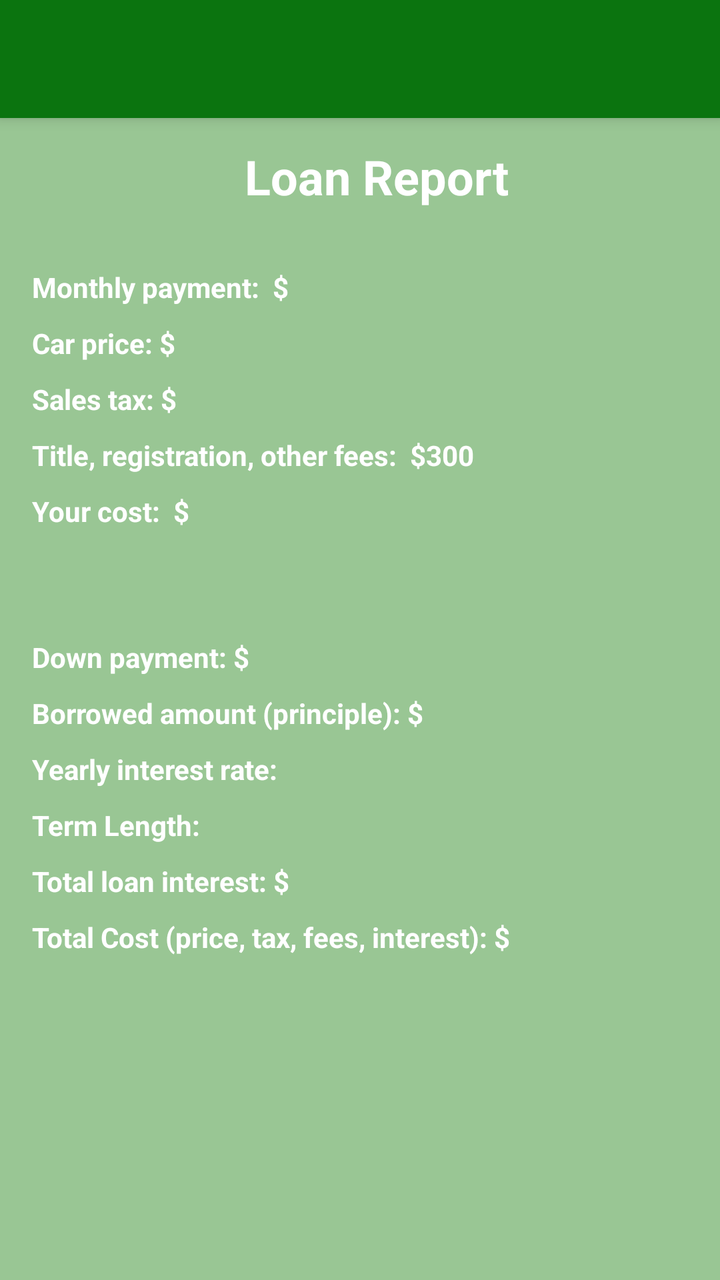
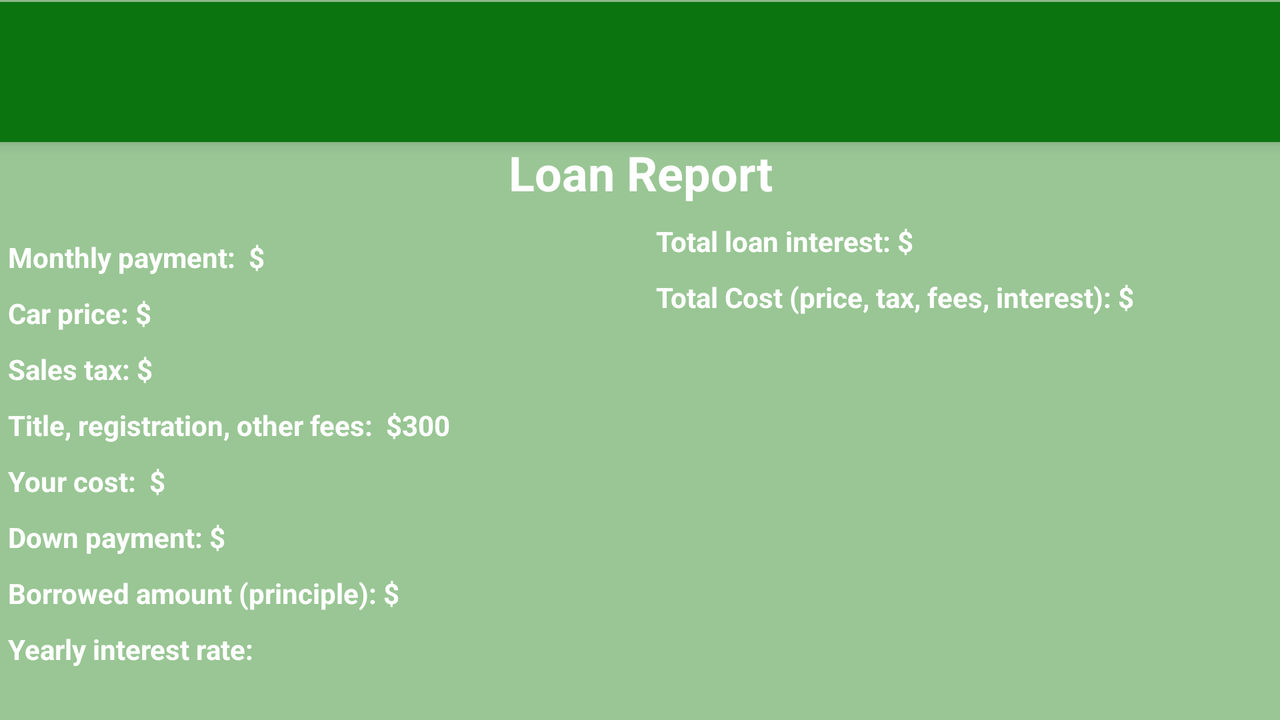

An Android layout and its configuration variant, each rendered on a device that would load it. The default file and the variant file are quoted in full after the pictures.
<!-- AndroidManifest.xml: application theme Theme.AppCompat.Light.NoActionBar -->
<!-- res/layout/activity_report.xml -->
<?xml version="1.0" encoding="utf-8"?>
<android.support.constraint.ConstraintLayout xmlns:android="http://schemas.android.com/apk/res/android"
    xmlns:app="http://schemas.android.com/apk/res-auto"
    xmlns:tools="http://schemas.android.com/tools"
    android:layout_width="match_parent"
    android:layout_height="match_parent"
    android:background="@color/colorPrimary"
    tools:context="lab4.android.wku.edu.autopurchase.report">

    <android.support.v7.widget.Toolbar
        android:id="@+id/my_toolbar"
        android:layout_width="0dp"
        android:layout_height="59dp"
        android:background="@color/colorPrimaryDark"
        android:elevation="4dp"
        android:theme="@style/ThemeOverlay.AppCompat.ActionBar"
        android:icon="@drawable/car_sedan2"
        app:layout_constraintEnd_toEndOf="parent"
        app:layout_constraintStart_toStartOf="parent"
        app:layout_constraintTop_toTopOf="parent"
        app:popupTheme="@style/ThemeOverlay.AppCompat.Light" />


    <LinearLayout
        android:layout_width="match_parent"
        android:layout_height="510dp"
        android:layout_marginLeft="16dp"
        android:layout_marginTop="56dp"
        android:orientation="vertical"
        android:paddingBottom="50dp"
        app:layout_constraintLeft_toLeftOf="parent"
        app:layout_constraintTop_toTopOf="parent">

        <TextView
            android:id="@+id/textView"
            android:layout_width="match_parent"
            android:layout_height="62dp"
            android:layout_marginTop="16dp"
            android:text="Loan Report"
            android:textAlignment="center"
            android:textColor="@android:color/white"
            android:textSize="24sp"
            android:textStyle="bold"
            app:layout_constraintLeft_toLeftOf="parent"
            app:layout_constraintRight_toRightOf="parent"
            app:layout_constraintTop_toTopOf="parent" />

        <TextView
            android:id="@+id/monthly"
            android:layout_width="match_parent"
            android:layout_height="28dp"
            android:text="Monthly payment:  $"
            android:textColor="@android:color/white"
            android:textStyle="bold"
            tools:layout_editor_absoluteX="92dp"
            tools:layout_editor_absoluteY="138dp" />

        <TextView
            android:id="@+id/price"
            android:layout_width="match_parent"
            android:layout_height="28dp"
            android:text="Car price: $"
            android:textColor="@android:color/white"
            android:textStyle="bold"
            tools:layout_editor_absoluteX="92dp"
            tools:layout_editor_absoluteY="110dp" />

        <TextView
            android:id="@+id/tax"
            android:layout_width="match_parent"
            android:layout_height="28dp"
            android:text="Sales tax: $"
            android:textColor="@android:color/white"
            android:textStyle="bold"
            tools:layout_editor_absoluteX="92dp"
            tools:layout_editor_absoluteY="110dp" />

        <TextView
            android:id="@+id/fees"
            android:layout_width="match_parent"
            android:layout_height="28dp"
            android:text="Title, registration, other fees:  $300"
            android:textColor="@android:color/white"
            android:textStyle="bold"
            tools:layout_editor_absoluteX="92dp"
            tools:layout_editor_absoluteY="110dp" />

        <TextView
            android:id="@+id/yourCost"
            android:layout_width="match_parent"
            android:layout_height="28dp"
            android:text="Your cost:  $"
            android:textColor="@android:color/white"
            android:textStyle="bold"
            tools:layout_editor_absoluteX="92dp"
            tools:layout_editor_absoluteY="110dp" />

        <Space
            android:layout_width="match_parent"
            android:layout_height="45dp"
            android:padding="10dp"
            android:paddingBottom="200dp"
            android:paddingTop="200dp" />

        <TextView
            android:id="@+id/down"
            android:layout_width="match_parent"
            android:layout_height="28dp"
            android:text="Down payment: $"
            android:textColor="@android:color/white"
            android:textStyle="bold"
            tools:layout_editor_absoluteX="92dp"
            tools:layout_editor_absoluteY="110dp" />

        <TextView
            android:id="@+id/borrowed"
            android:layout_width="match_parent"
            android:layout_height="28dp"
            android:text="Borrowed amount (principle): $"
            android:textColor="@android:color/white"
            android:textStyle="bold"
            tools:layout_editor_absoluteX="92dp"
            tools:layout_editor_absoluteY="110dp" />

        <TextView
            android:id="@+id/rate"
            android:layout_width="match_parent"
            android:layout_height="28dp"
            android:text="Yearly interest rate:"
            android:textColor="@android:color/white"
            android:textStyle="bold"
            tools:layout_editor_absoluteX="92dp"
            tools:layout_editor_absoluteY="110dp" />

        <TextView
            android:id="@+id/term"
            android:layout_width="match_parent"
            android:layout_height="28dp"
            android:text="Term Length: "
            android:textColor="@android:color/white"
            android:textStyle="bold"
            tools:layout_editor_absoluteX="92dp"
            tools:layout_editor_absoluteY="110dp" />

        <TextView
            android:id="@+id/totalInterest"
            android:layout_width="match_parent"
            android:layout_height="28dp"
            android:text="Total loan interest: $"
            android:textColor="@android:color/white"
            android:textStyle="bold"
            tools:layout_editor_absoluteX="92dp"
            tools:layout_editor_absoluteY="110dp" />

        <TextView
            android:id="@+id/totalCost"
            android:layout_width="match_parent"
            android:layout_height="44dp"
            android:text="Total Cost (price, tax, fees, interest): $"
            android:textColor="@android:color/white"
            android:textStyle="bold"
            tools:layout_editor_absoluteX="92dp"
            tools:layout_editor_absoluteY="110dp" />


    </LinearLayout>

</android.support.constraint.ConstraintLayout>
<!-- resources referenced by this layout -->
<resources>
  <color name="colorPrimary">#99c694</color>
  <color name="colorPrimaryDark">#0b740f</color>
</resources>
<!-- res/layout-land/activity_report.xml (the repository's variant of the layout above) -->
<!-- drawn on the phone turned sideways -->
<?xml version="1.0" encoding="utf-8"?>
<android.support.constraint.ConstraintLayout xmlns:android="http://schemas.android.com/apk/res/android"
    xmlns:app="http://schemas.android.com/apk/res-auto"
    xmlns:tools="http://schemas.android.com/tools"
    android:layout_width="match_parent"
    android:layout_height="match_parent"
    android:background="@color/colorPrimary"
    tools:context="lab4.android.wku.edu.autopurchase.report">


    <android.support.v7.widget.Toolbar
        android:id="@+id/my_toolbar"
        android:layout_width="0dp"
        android:layout_height="70dp"
        android:layout_marginBottom="39dp"
        android:background="@color/colorPrimaryDark"
        android:elevation="4dp"
        android:icon="@drawable/car_sedan2"
        android:theme="@style/ThemeOverlay.AppCompat.ActionBar"
        app:layout_constraintBottom_toTopOf="@+id/linearLayout4"
        app:layout_constraintEnd_toEndOf="parent"
        app:layout_constraintHorizontal_bias="0.0"
        app:layout_constraintLeft_toLeftOf="parent"
        app:layout_constraintRight_toRightOf="parent"
        app:layout_constraintStart_toStartOf="parent"
        app:layout_constraintTop_toTopOf="parent"
        app:popupTheme="@style/ThemeOverlay.AppCompat.Light" />

    <TextView
        android:id="@+id/textView"
        android:layout_width="match_parent"
        android:layout_height="35dp"
        android:layout_marginBottom="8dp"
        android:layout_marginTop="64dp"
        android:text="Loan Report"
        android:textAlignment="center"
        android:textColor="@android:color/white"
        android:textSize="24sp"
        android:textStyle="bold"
        app:layout_constraintBottom_toTopOf="@+id/linearLayout3"
        app:layout_constraintHorizontal_bias="1.0"
        app:layout_constraintLeft_toLeftOf="parent"
        app:layout_constraintRight_toRightOf="parent"
        app:layout_constraintTop_toTopOf="parent" />

    <LinearLayout
        android:id="@+id/linearLayout3"
        android:layout_width="0dp"
        android:layout_height="264dp"
        android:layout_marginEnd="12dp"
        android:layout_marginStart="4dp"
        android:layout_marginTop="8dp"
        android:orientation="vertical"
        android:paddingBottom="50dp"
        app:layout_constraintEnd_toStartOf="@+id/linearLayout4"
        app:layout_constraintStart_toStartOf="parent"
        app:layout_constraintTop_toTopOf="@+id/linearLayout4">

        <TextView
            android:id="@+id/monthly"
            android:layout_width="match_parent"
            android:layout_height="28dp"
            android:text="Monthly payment:  $"
            android:textColor="@android:color/white"
            android:textStyle="bold"
            tools:layout_editor_absoluteX="92dp"
            tools:layout_editor_absoluteY="138dp" />

        <TextView
            android:id="@+id/price"
            android:layout_width="match_parent"
            android:layout_height="28dp"
            android:text="Car price: $"
            android:textColor="@android:color/white"
            android:textStyle="bold"
            tools:layout_editor_absoluteX="92dp"
            tools:layout_editor_absoluteY="110dp" />

        <TextView
            android:id="@+id/tax"
            android:layout_width="match_parent"
            android:layout_height="28dp"
            android:text="Sales tax: $"
            android:textColor="@android:color/white"
            android:textStyle="bold"
            tools:layout_editor_absoluteX="92dp"
            tools:layout_editor_absoluteY="110dp" />

        <TextView
            android:id="@+id/fees"
            android:layout_width="match_parent"
            android:layout_height="28dp"
            android:text="Title, registration, other fees:  $300"
            android:textColor="@android:color/white"
            android:textStyle="bold"
            tools:layout_editor_absoluteX="92dp"
            tools:layout_editor_absoluteY="110dp" />

        <TextView
            android:id="@+id/yourCost"
            android:layout_width="match_parent"
            android:layout_height="28dp"
            android:text="Your cost:  $"
            android:textColor="@android:color/white"
            android:textStyle="bold"
            tools:layout_editor_absoluteX="92dp"
            tools:layout_editor_absoluteY="110dp" />

        <TextView
            android:id="@+id/down"
            android:layout_width="match_parent"
            android:layout_height="28dp"
            android:text="Down payment: $"
            android:textColor="@android:color/white"
            android:textStyle="bold"
            tools:layout_editor_absoluteX="92dp"
            tools:layout_editor_absoluteY="110dp" />

        <TextView
            android:id="@+id/borrowed"
            android:layout_width="match_parent"
            android:layout_height="28dp"
            android:text="Borrowed amount (principle): $"
            android:textColor="@android:color/white"
            android:textStyle="bold"
            tools:layout_editor_absoluteX="92dp"
            tools:layout_editor_absoluteY="110dp" />

        <TextView
            android:id="@+id/rate"
            android:layout_width="match_parent"
            android:layout_height="28dp"
            android:text="Yearly interest rate:"
            android:textColor="@android:color/white"
            android:textStyle="bold"
            tools:layout_editor_absoluteX="92dp"
            tools:layout_editor_absoluteY="110dp" />

        <TextView
            android:id="@+id/term"
            android:layout_width="match_parent"
            android:layout_height="28dp"
            android:text="Term Length: "
            android:textColor="@android:color/white"
            android:textStyle="bold"
            tools:layout_editor_absoluteX="92dp"
            tools:layout_editor_absoluteY="110dp" />


    </LinearLayout>

    <LinearLayout
        android:id="@+id/linearLayout4"
        android:layout_width="0dp"
        android:layout_height="247dp"
        android:layout_marginBottom="1dp"
        android:orientation="vertical"
        app:layout_constraintBottom_toBottomOf="parent"
        app:layout_constraintEnd_toEndOf="parent"
        app:layout_constraintStart_toEndOf="@+id/linearLayout3"
        app:layout_constraintTop_toBottomOf="@+id/my_toolbar">

        <TextView
            android:id="@+id/totalInterest"
            android:layout_width="match_parent"
            android:layout_height="28dp"
            android:text="Total loan interest: $"
            android:textColor="@android:color/white"
            android:textStyle="bold"
            tools:layout_editor_absoluteX="92dp"
            tools:layout_editor_absoluteY="110dp" />

        <TextView
            android:id="@+id/totalCost"
            android:layout_width="match_parent"
            android:layout_height="44dp"
            android:text="Total Cost (price, tax, fees, interest): $"
            android:textColor="@android:color/white"
            android:textStyle="bold"
            tools:layout_editor_absoluteX="92dp"
            tools:layout_editor_absoluteY="110dp" />
    </LinearLayout>

</android.support.constraint.ConstraintLayout>
